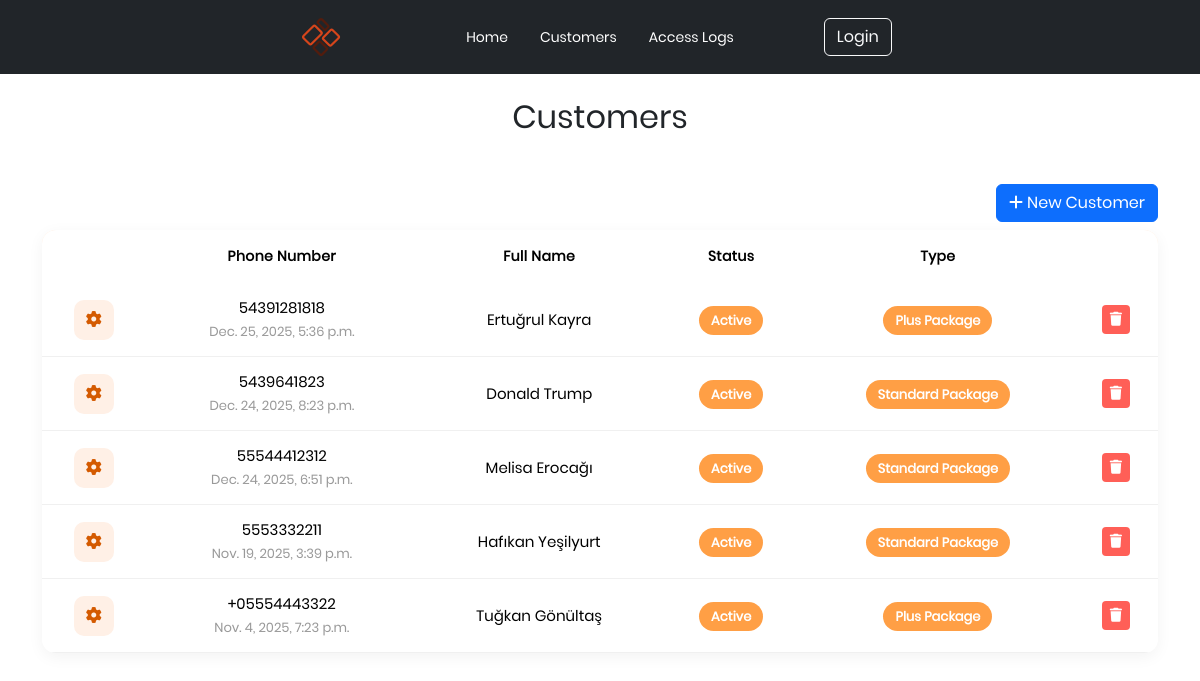
The page /customers/ (signed in) on the database its author committed.
### ControlPanel/models.py (models this page shows, shortened)
class Customer(models.Model):
    full_name = models.CharField(max_length=100)
    phone_number = models.CharField(max_length=20, blank=True)
    customer_type = models.ForeignKey(CustomerType, on_delete=models.SET_NULL, null=True, blank=True)
    is_active = models.BooleanField(default=True)
    created_at = models.DateTimeField(auto_now_add=True)

class CustomerType(models.Model):
    name = models.CharField(max_length=50, unique=True)
    description = models.TextField(blank=True)
    def __str__(self):
        return self.name

### ControlPanel/views.py (the view, shortened to what this page needs)
# urls.py: path('customers/' , Customers_View, name="Customers"),
@login_required(login_url='/login/')
def Customers_View(request):
    customers = Customer.objects.order_by('-created_at')
    customer_types = CustomerType.objects.all()
    return render(request, 'ControlPanel/customers_page.html', {'customers': customers, 'customer_types': customer_types})

### ControlPanel/templates/ControlPanel/customers_page.html (shortened to what this page needs)
{% extends 'base.html' %}
{% load static %}
{% block customization %}
<link rel="stylesheet" href="https://cdnjs.cloudflare.com/ajax/libs/font-awesome/6.5.1/css/all.min.css">
<link rel="stylesheet" type="text/css" href="{% static 'css/customers/customers.css' %}">
{% endblock %}
{% block page_source %}
<section class="ftco-section">
	<div class="container">
		<div class="row justify-content-center">
			<div class="col-md-6 text-center mb-5">
				<h2 class="heading-section">Customers</h2>
			</div>
		</div>
		<div class="row mb-2">
			<div class="col-12 d-flex justify-content-end">
				<button type="button" class="btn btn-primary register-modal" data-target="#addCustomerModal">
					<i class="fa fa-plus"></i> New Customer
				</button>
			</div>
		</div>
		<div class="row">
			<div class="col-md-12">
				<div class="table-wrap">
					<table class="table cool-table table-responsive-xl">
						<thead>
							<tr>
								<th></th>
								<th>Phone Number</th>
								<th>Full Name</th>
								<th>Status</th>
								<th>Type</th>
								<th></th>
							</tr>
						</thead>
						<tbody>
							{% for customer in customers %}
							<tr id="customer-{{customer.id}}">
								<td class="w-auto text-nowrap">
									<button type="button" class="btn btn-orange-soft open-modal"
										data-fullname="{{ customer.full_name }}"
										data-phone="{{ customer.phone_number }}"
										data-type="{{ customer.customer_type }}"
										data-status="{% if customer.is_active %}Active{% else %}Waiting{% endif %}"
										data-images='[
                        {% for image in customer.face_data.all %}
                            "{{ image.image.url }}"{% if not forloop.last %},{% endif %}
                        {% endfor %}
                    ]' data-toggle="modal" data-target="#customerModal">
										<i class="fa-solid fa-gear"></i>
									</button>
								</td>
								<td>
									<div class="pl-3 email">
										<span>{{ customer.phone_number }}</span><br>
										<small style="color:#999">{{ customer.created_at }}</small>
									</div>
								</td>
								<td>{{ customer.full_name }}</td>
								<td>
									{% if customer.is_active %}
									<span class="badge-active">Active</span>
									{% else %}
									<span class="badge-waiting">Waiting</span>
									{% endif %}
								</td>
								<td>
									{% if customer.customer_type %}
									<span class="badge-active">{{ customer.customer_type }}</span>
									{% endif %}
								</td>
								<td>
									<button class="btn btn-sm btn-danger" onclick="deleteCustomer({{ customer.id }})">
										<i class="fa-solid fa-trash"></i>
									</button>
								</td>
							</tr>
							{% endfor %}
						</tbody>
					</table>
				</div>
			</div>
		</div>
	</div>
</section>
{% endblock %}

### static/templates/base.html (shortened to what this page needs)
{% load static %}
<!DOCTYPE html>
<html lang="en">
<head>
    <link rel="stylesheet" href="https://cdnjs.cloudflare.com/ajax/libs/font-awesome/4.7.0/css/font-awesome.min.css">
    <link href="https://cdn.jsdelivr.net/npm/bootstrap@5.3.6/dist/css/bootstrap.min.css" rel="stylesheet">
    <link rel="stylesheet" type="text/css" href="{% static 'css/main.css' %}">
    {% block customization %}
    {% endblock %}
</head>
<body>
    <header class="d-flex flex-wrap align-items-center justify-content-center py-3 mb-4 text-bg-dark px-4">
    <div class="d-flex align-items-center" style="width: 150px;">
        <a href="/" class="d-flex flex-wrap align-items-center mb-2 mb-lg-0 text-white text-decoration-none">
            <img class="bi me-2" width="42" height="42" src="{% static 'main_icon_128.svg' %}" alt="Logo">
        </a>
    </div>
    <ul class="nav col-md-auto mb-2 justify-content-center mb-md-0">
        <li><a href="/" class="navlink px-3 text-white header_buttons">Home</a></li>
        <li><a href="/customers" class="navlink px-3 text-white header_buttons">Customers</a></li>
        <li><a href="/access-logs" class="navlink px-3 text-white header_buttons">Access Logs</a></li>
    </ul>
    <div class="d-flex align-items-center justify-content-end" style="width: 150px;">
        {% if user.is_authenticated and user.is_app_user %}
        <div class="dropdown">
            <a href="#" class="d-block link-body-emphasis text-decoration-none dropdown-toggle text-white" id="userDropdown" data-bs-toggle="dropdown" aria-expanded="false">
                <span class="ms-2">{{ user.username }}</span>
            </a>
            <ul class="dropdown-menu dropdown-menu-end text-small" aria-labelledby="userDropdown">
                <li> <form method="post" action="{% url 'logout' %}">
                    {% csrf_token %}
                    <button class="dropdown-item " type="submit">Logout</button>
                    </form>
                </li>
            </ul>
        </div>
        {% else %}
        <a href="{% url 'login' %}" class="btn btn-outline-light me-2 login_button">Login</a>
        {% endif %}
    </div>
</header>
    {% block page_source %}
    {% endblock %}
</body>
</html>

### static/css/main.css (style rules this page uses)
* { margin: 0px; padding: 0px; box-sizing: border-box; }
body, html { height: 100%; font-family: Poppins-Regular, sans-serif; }
a { font-family: Poppins-Regular; font-size: 14px; line-height: 1.7; color: #666666; margin: 0px; transition: all 0.4s; -webkit-transition: all 0.4s; -o-transition: all 0.4s; -moz-transition: all 0.4s; }
h1,h2,h3,h4,h5,h6 { margin: 0px; }
ul, li { margin: 0px; list-style-type: none; }
button { outline: none !important; border: none; background: transparent; }
.header_buttons { text-decoration: none; }

### static/css/customers/customers.css (style rules this page uses)
.cool-table { background: #fff; border-radius: 14px; overflow: hidden; border: none; box-shadow: 0 4px 16px rgba(0,0,0,0.05); }
.cool-table thead { background: #ffe7d3; color: #c34700; font-weight: 600; border: none; }
.cool-table thead th { padding: 16px 12px; font-size: 14px; letter-spacing: 0.4px; border: none; }
.cool-table tbody tr { border-bottom: 1px solid #f0f0f0; transition: 0.2s ease; }
.cool-table td { padding: 14px 12px; vertical-align: middle; border: none; font-size: 15px; }
.badge-active { background: #ff9f45; color: white; padding: 5px 12px; border-radius: 30px; font-size: 13px; font-weight: 600; }
.btn-orange-soft { background: #fff0e6; border-radius: 10px; padding: 8px 12px; border: none; color: #d45a00; transition: .2s; }
.btn-danger { background: #ff5f57 !important; border: none; transition: .2s; }

### ControlPanel/templates/ControlPanel/customers_page.html (style rules this page uses)
table { margin: 0 auto; }
thead th { text-align: center; }
tbody td { text-align: center; }

### rows shown on the page
Customer: phone_number "54391281818", created_at "Dec. 25, 2025, 5:36 p.m.", full_name "Ertuğrul Kayra", is_active "Active", customer_type "Plus Package"
Customer: phone_number "5439641823", created_at "Dec. 24, 2025, 8:23 p.m.", full_name "Donald Trump", is_active "Active", customer_type "Standard Package"
Customer: phone_number "55544412312", created_at "Dec. 24, 2025, 6:51 p.m.", full_name "Melisa Erocağı", is_active "Active", customer_type "Standard Package"
Customer: phone_number "5553332211", created_at "Nov. 19, 2025, 3:39 p.m.", full_name "Hafıkan Yeşilyurt", is_active "Active", customer_type "Standard Package"
Customer: phone_number "+05554443322", created_at "Nov. 4, 2025, 7:23 p.m.", full_name "Tuğkan Gönültaş", is_active "Active", customer_type "Plus Package"
